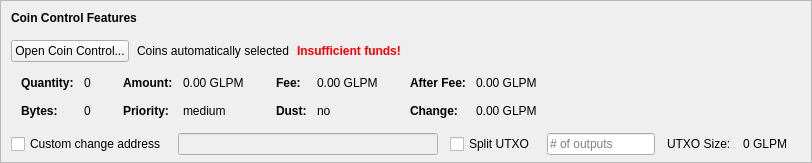
    <widget class="QFrame" name="frameCoinControl">
     <property name="sizePolicy">
      <sizepolicy hsizetype="Expanding" vsizetype="Expanding">
       <horstretch>0</horstretch>
       <verstretch>0</verstretch>
      </sizepolicy>
     </property>
     <property name="maximumSize">
      <size>
       <width>16777215</width>
       <height>16777215</height>
      </size>
     </property>
     <property name="frameShape">
      <enum>QFrame::StyledPanel</enum>
     </property>
     <property name="frameShadow">
      <enum>QFrame::Sunken</enum>
     </property>
     <layout class="QVBoxLayout" name="verticalLayoutCoinControl2">
      <property name="spacing">
       <number>0</number>
      </property>
      <property name="leftMargin">
       <number>0</number>
      </property>
      <property name="topMargin">
       <number>0</number>
      </property>
      <property name="rightMargin">
       <number>0</number>
      </property>
      <property name="bottomMargin">
       <number>6</number>
      </property>
      <item>
       <layout class="QVBoxLayout" name="verticalLayoutCoinControl" stretch="0,0,0,0,1">
        <property name="spacing">
         <number>0</number>
        </property>
        <property name="leftMargin">
         <number>10</number>
        </property>
        <property name="topMargin">
         <number>10</number>
        </property>
        <item>
         <layout class="QHBoxLayout" name="horizontalLayoutCoinControl1">
          <property name="bottomMargin">
           <number>15</number>
          </property>
          <item>
           <widget class="QLabel" name="labelCoinControlFeatures">
            <property name="sizePolicy">
             <sizepolicy hsizetype="Preferred" vsizetype="Maximum">
              <horstretch>0</horstretch>
              <verstretch>0</verstretch>
             </sizepolicy>
            </property>
            <property name="font">
             <font>
              <weight>75</weight>
              <bold>true</bold>
             </font>
            </property>
            <property name="styleSheet">
             <string notr="true">font-weight:bold;</string>
            </property>
            <property name="text">
             <string>Coin Control Features</string>
            </property>
           </widget>
          </item>
         </layout>
        </item>
        <item>
         <layout class="QHBoxLayout" name="horizontalLayoutCoinControl2" stretch="0,0,0,0">
          <property name="spacing">
           <number>8</number>
          </property>
          <property name="bottomMargin">
           <number>10</number>
          </property>
          <item>
           <widget class="QPushButton" name="pushButtonCoinControl">
            <property name="styleSheet">
             <string notr="true"/>
            </property>
            <property name="text">
             <string>Open Coin Control...</string>
            </property>
            <property name="autoDefault">
             <bool>false</bool>
            </property>
           </widget>
          </item>
          <item>
           <widget class="QLabel" name="labelCoinControlAutomaticallySelected">
            <property name="text">
             <string>Coins automatically selected</string>
            </property>
            <property name="margin">
             <number>5</number>
            </property>
           </widget>
          </item>
          <item>
           <widget class="QLabel" name="labelCoinControlInsuffFunds">
            <property name="font">
             <font>
              <weight>75</weight>
              <bold>true</bold>
             </font>
            </property>
            <property name="styleSheet">
             <string notr="true">color:red;font-weight:bold;</string>
            </property>
            <property name="text">
             <string>Insufficient funds!</string>
            </property>
            <property name="margin">
             <number>5</number>
            </property>
           </widget>
          </item>
          <item>
           <spacer name="horizontalSpacerCoinControl">
            <property name="orientation">
             <enum>Qt::Horizontal</enum>
            </property>
            <property name="sizeHint" stdset="0">
             <size>
              <width>40</width>
              <height>1</height>
             </size>
            </property>
           </spacer>
          </item>
         </layout>
        </item>
        <item>
         <widget class="QWidget" name="widgetCoinControl" native="true">
          <property name="sizePolicy">
           <sizepolicy hsizetype="Preferred" vsizetype="Preferred">
            <horstretch>0</horstretch>
            <verstretch>0</verstretch>
           </sizepolicy>
          </property>
          <property name="minimumSize">
           <size>
            <width>0</width>
            <height>0</height>
           </size>
          </property>
          <property name="styleSheet">
           <string notr="true"/>
          </property>
          <layout class="QHBoxLayout" name="horizontalLayoutCoinControl5">
           <property name="leftMargin">
            <number>0</number>
           </property>
           <property name="topMargin">
            <number>0</number>
           </property>
           <property name="rightMargin">
            <number>0</number>
           </property>
           <property name="bottomMargin">
            <number>0</number>
           </property>
           <item>
            <layout class="QHBoxLayout" name="horizontalLayoutCoinControl3" stretch="0,0,0,1">
             <property name="spacing">
              <number>20</number>
             </property>
             <property name="topMargin">
              <number>0</number>
             </property>
             <property name="bottomMargin">
              <number>10</number>
             </property>
             <item>
              <layout class="QFormLayout" name="formLayoutCoinControl1">
               <property name="horizontalSpacing">
                <number>10</number>
               </property>
               <property name="verticalSpacing">
                <number>14</number>
               </property>
               <property name="leftMargin">
                <number>10</number>
               </property>
               <property name="topMargin">
                <number>4</number>
               </property>
               <property name="rightMargin">
                <number>6</number>
               </property>
               <item row="0" column="0">
                <widget class="QLabel" name="labelCoinControlQuantityText">
                 <property name="font">
                  <font>
                   <weight>75</weight>
                   <bold>true</bold>
                  </font>
                 </property>
                 <property name="text">
                  <string>Quantity:</string>
                 </property>
                 <property name="margin">
                  <number>0</number>
                 </property>
                </widget>
               </item>
               <item row="0" column="1">
                <widget class="QLabel" name="labelCoinControlQuantity">
                 <property name="cursor">
                  <cursorShape>IBeamCursor</cursorShape>
                 </property>
                 <property name="contextMenuPolicy">
                  <enum>Qt::ActionsContextMenu</enum>
                 </property>
                 <property name="text">
                  <string notr="true">0</string>
                 </property>
                 <property name="margin">
                  <number>0</number>
                 </property>
                 <property name="textInteractionFlags">
                  <set>Qt::LinksAccessibleByMouse|Qt::TextSelectableByKeyboard|Qt::TextSelectableByMouse</set>
                 </property>
                </widget>
               </item>
               <item row="1" column="0">
                <widget class="QLabel" name="labelCoinControlBytesText">
                 <property name="font">
                  <font>
                   <weight>75</weight>
                   <bold>true</bold>
                  </font>
                 </property>
                 <property name="text">
                  <string>Bytes:</string>
                 </property>
                </widget>
               </item>
               <item row="1" column="1">
                <widget class="QLabel" name="labelCoinControlBytes">
                 <property name="cursor">
                  <cursorShape>IBeamCursor</cursorShape>
                 </property>
                 <property name="contextMenuPolicy">
                  <enum>Qt::ActionsContextMenu</enum>
                 </property>
                 <property name="text">
                  <string notr="true">0</string>
                 </property>
                 <property name="textInteractionFlags">
                  <set>Qt::LinksAccessibleByMouse|Qt::TextSelectableByKeyboard|Qt::TextSelectableByMouse</set>
                 </property>
                </widget>
               </item>
              </layout>
             </item>
             <item>
              <layout class="QFormLayout" name="formLayoutCoinControl2">
               <property name="horizontalSpacing">
                <number>10</number>
               </property>
               <property name="verticalSpacing">
                <number>14</number>
               </property>
               <property name="leftMargin">
                <number>6</number>
               </property>
               <property name="topMargin">
                <number>4</number>
               </property>
               <property name="rightMargin">
                <number>6</number>
               </property>
               <item row="0" column="0">
                <widget class="QLabel" name="labelCoinControlAmountText">
                 <property name="font">
                  <font>
                   <weight>75</weight>
                   <bold>true</bold>
                  </font>
                 </property>
                 <property name="text">
                  <string>Amount:</string>
                 </property>
                 <property name="margin">
                  <number>0</number>
                 </property>
                </widget>
               </item>
               <item row="0" column="1">
                <widget class="QLabel" name="labelCoinControlAmount">
                 <property name="cursor">
                  <cursorShape>IBeamCursor</cursorShape>
                 </property>
                 <property name="contextMenuPolicy">
                  <enum>Qt::ActionsContextMenu</enum>
                 </property>
                 <property name="text">
                  <string notr="true">0.00 GLPM</string>
                 </property>
                 <property name="textInteractionFlags">
                  <set>Qt::LinksAccessibleByMouse|Qt::TextSelectableByKeyboard|Qt::TextSelectableByMouse</set>
                 </property>
                </widget>
               </item>
               <item row="1" column="0">
                <widget class="QLabel" name="labelCoinControlPriorityText">
                 <property name="font">
                  <font>
                   <weight>75</weight>
                   <bold>true</bold>
                  </font>
                 </property>
                 <property name="text">
                  <string>Priority:</string>
                 </property>
                </widget>
               </item>
               <item row="1" column="1">
                <widget class="QLabel" name="labelCoinControlPriority">
                 <property name="cursor">
                  <cursorShape>IBeamCursor</cursorShape>
                 </property>
                 <property name="contextMenuPolicy">
                  <enum>Qt::ActionsContextMenu</enum>
                 </property>
                 <property name="text">
                  <string>medium</string>
                 </property>
                 <property name="textInteractionFlags">
                  <set>Qt::LinksAccessibleByMouse|Qt::TextSelectableByKeyboard|Qt::TextSelectableByMouse</set>
                 </property>
                </widget>
               </item>
              </layout>
             </item>
             <item>
              <layout class="QFormLayout" name="formLayoutCoinControl3">
               <property name="horizontalSpacing">
                <number>10</number>
               </property>
               <property name="verticalSpacing">
                <number>14</number>
               </property>
               <property name="leftMargin">
                <number>6</number>
               </property>
               <property name="topMargin">
                <number>4</number>
               </property>
               <property name="rightMargin">
                <number>6</number>
               </property>
               <item row="0" column="0">
                <widget class="QLabel" name="labelCoinControlFeeText">
                 <property name="font">
                  <font>
                   <weight>75</weight>
                   <bold>true</bold>
                  </font>
                 </property>
                 <property name="text">
                  <string>Fee:</string>
                 </property>
                 <property name="margin">
                  <number>0</number>
                 </property>
                </widget>
               </item>
               <item row="0" column="1">
                <widget class="QLabel" name="labelCoinControlFee">
                 <property name="cursor">
                  <cursorShape>IBeamCursor</cursorShape>
                 </property>
                 <property name="contextMenuPolicy">
                  <enum>Qt::ActionsContextMenu</enum>
                 </property>
                 <property name="text">
                  <string notr="true">0.00 GLPM</string>
                 </property>
                 <property name="textInteractionFlags">
                  <set>Qt::LinksAccessibleByMouse|Qt::TextSelectableByKeyboard|Qt::TextSelectableByMouse</set>
                 </property>
                </widget>
               </item>
               <item row="1" column="0">
                <widget class="QLabel" name="labelCoinControlLowOutputText">
                 <property name="font">
                  <font>
                   <weight>75</weight>
                   <bold>true</bold>
                  </font>
                 </property>
                 <property name="text">
                  <string>Dust:</string>
                 </property>
                </widget>
               </item>
               <item row="1" column="1">
                <widget class="QLabel" name="labelCoinControlLowOutput">
                 <property name="cursor">
                  <cursorShape>IBeamCursor</cursorShape>
                 </property>
                 <property name="contextMenuPolicy">
                  <enum>Qt::ActionsContextMenu</enum>
                 </property>
                 <property name="text">
                  <string>no</string>
                 </property>
                 <property name="textInteractionFlags">
                  <set>Qt::LinksAccessibleByMouse|Qt::TextSelectableByKeyboard|Qt::TextSelectableByMouse</set>
                 </property>
                </widget>
               </item>
              </layout>
             </item>
             <item>
              <layout class="QFormLayout" name="formLayoutCoinControl4">
               <property name="horizontalSpacing">
                <number>10</number>
               </property>
               <property name="verticalSpacing">
                <number>14</number>
               </property>
               <property name="leftMargin">
                <number>6</number>
               </property>
               <property name="topMargin">
                <number>4</number>
               </property>
               <property name="rightMargin">
                <number>6</number>
               </property>
               <item row="0" column="0">
                <widget class="QLabel" name="labelCoinControlAfterFeeText">
                 <property name="font">
                  <font>
                   <weight>75</weight>
                   <bold>true</bold>
                  </font>
                 </property>
                 <property name="text">
                  <string>After Fee:</string>
                 </property>
                 <property name="margin">
                  <number>0</number>
                 </property>
                </widget>
               </item>
               <item row="0" column="1">
                <widget class="QLabel" name="labelCoinControlAfterFee">
                 <property name="cursor">
                  <cursorShape>IBeamCursor</cursorShape>
                 </property>
                 <property name="contextMenuPolicy">
                  <enum>Qt::ActionsContextMenu</enum>
                 </property>
                 <property name="text">
                  <string notr="true">0.00 GLPM</string>
                 </property>
                 <property name="textInteractionFlags">
                  <set>Qt::LinksAccessibleByMouse|Qt::TextSelectableByKeyboard|Qt::TextSelectableByMouse</set>
                 </property>
                </widget>
               </item>
               <item row="1" column="0">
                <widget class="QLabel" name="labelCoinControlChangeText">
                 <property name="font">
                  <font>
                   <weight>75</weight>
                   <bold>true</bold>
                  </font>
                 </property>
                 <property name="text">
                  <string>Change:</string>
                 </property>
                </widget>
               </item>
               <item row="1" column="1">
                <widget class="QLabel" name="labelCoinControlChange">
                 <property name="cursor">
                  <cursorShape>IBeamCursor</cursorShape>
                 </property>
                 <property name="contextMenuPolicy">
                  <enum>Qt::ActionsContextMenu</enum>
                 </property>
                 <property name="text">
                  <string notr="true">0.00 GLPM</string>
                 </property>
                 <property name="textInteractionFlags">
                  <set>Qt::LinksAccessibleByMouse|Qt::TextSelectableByKeyboard|Qt::TextSelectableByMouse</set>
                 </property>
                </widget>
               </item>
              </layout>
             </item>
            </layout>
           </item>
          </layout>
         </widget>
        </item>
        <item>
         <layout class="QHBoxLayout" name="horizontalLayoutCoinControl4" stretch="0,0,0,0,0,0,0">
          <property name="spacing">
           <number>12</number>
          </property>
          <property name="sizeConstraint">
           <enum>QLayout::SetDefaultConstraint</enum>
          </property>
          <property name="topMargin">
           <number>5</number>
          </property>
          <property name="rightMargin">
           <number>5</number>
          </property>
          <item>
           <widget class="QCheckBox" name="checkBoxCoinControlChange">
            <property name="toolTip">
             <string>If this is activated, but the change address is empty or invalid, change will be sent to a newly generated address.</string>
            </property>
            <property name="text">
             <string>Custom change address</string>
            </property>
           </widget>
          </item>
          <item>
           <widget class="QValidatedLineEdit" name="lineEditCoinControlChange">
            <property name="enabled">
             <bool>false</bool>
            </property>
            <property name="sizePolicy">
             <sizepolicy hsizetype="Expanding" vsizetype="Fixed">
              <horstretch>0</horstretch>
              <verstretch>0</verstretch>
             </sizepolicy>
            </property>
           </widget>
          </item>
          <item>
           <widget class="QCheckBox" name="splitBlockCheckBox">
            <property name="text">
             <string>Split UTXO</string>
            </property>
           </widget>
          </item>
          <item>
           <widget class="QLineEdit" name="splitBlockLineEdit">
            <property name="sizePolicy">
             <sizepolicy hsizetype="Fixed" vsizetype="Fixed">
              <horstretch>50</horstretch>
              <verstretch>0</verstretch>
             </sizepolicy>
            </property>
            <property name="placeholderText">
             <string># of outputs</string>
            </property>
           </widget>
          </item>
          <item>
           <widget class="QLabel" name="labelBlockSizeText">
            <property name="text">
             <string>UTXO Size:</string>
            </property>
           </widget>
          </item>
          <item>
           <widget class="QLabel" name="labelBlockSize">
            <property name="text">
             <string>0 GLPM</string>
            </property>
           </widget>
          </item>
          <item>
           <widget class="QLabel" name="labelCoinControlChangeLabel">
            <property name="sizePolicy">
             <sizepolicy hsizetype="Preferred" vsizetype="Expanding">
              <horstretch>0</horstretch>
              <verstretch>0</verstretch>
             </sizepolicy>
            </property>
            <property name="minimumSize">
             <size>
              <width>0</width>
              <height>0</height>
             </size>
            </property>
            <property name="text">
             <string/>
            </property>
            <property name="margin">
             <number>3</number>
            </property>
           </widget>
          </item>
         </layout>
        </item>
        <item>
         <spacer name="verticalSpacerCoinControl">
          <property name="orientation">
           <enum>Qt::Vertical</enum>
          </property>
          <property name="sizeHint" stdset="0">
           <size>
            <width>800</width>
            <height>1</height>
           </size>
          </property>
         </spacer>
        </item>
       </layout>
      </item>
     </layout>
    </widget>
